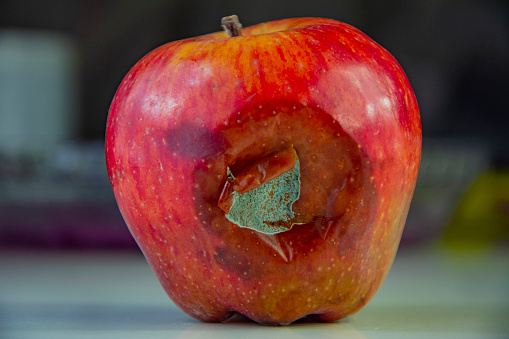
#> input picture backend/uploads/image.jpg, 509 x 339 px
$ python -i preprocessing.py   (imports and definitions only)
#> lines starting #> are read from the running program, lines starting #| are printed output that depends on the picture; after the words box and inside, x2 and y2 are one past the last pixel; in counts of white or black regions, pixels touching at a corner belong together; long printed decimals are rounded
import cv2
import numpy as np

def preprocess_image(image_path, debug=True):
    # Baca gambar
#> called with image_path = '../uploads/image.jpg', debug = True
    image = cv2.imread(image_path)
#> image is the input picture: shape (339, 509, 3); mean B, G, R 60.9, 68.8, 112.7
    if image is None:
        print("[ERROR] Gagal membaca gambar.")
        return None

    print(f"[INFO] Ukuran asli gambar: {image.shape}")
#| [INFO] Ukuran asli gambar: (339, 509, 3)

    # Resize
    image = cv2.resize(image, (100, 100))
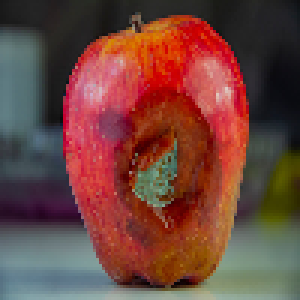
#> image: shape (100, 100, 3) (shown 3 times larger); mean B, G, R 60.7, 68.6, 112.6
    print(f"[INFO] Ukuran setelah resize: {image.shape}")
#| [INFO] Ukuran setelah resize: (100, 100, 3)

    if debug:
        cv2.imshow("Resized Image", image)
        cv2.waitKey(0)

    # Konversi ke grayscale
    gray = cv2.cvtColor(image, cv2.COLOR_BGR2GRAY)
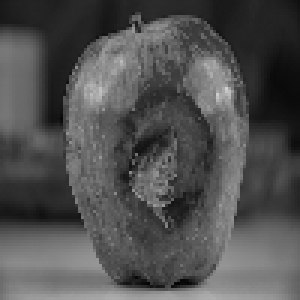
#> gray: shape (100, 100) (shown 3 times larger); min 4, max 208, mean 80.8
    print(f"[INFO] Gambar setelah konversi grayscale: {gray.shape}")
#| [INFO] Gambar setelah konversi grayscale: (100, 100)

    if debug:
        cv2.imshow("Grayscale Image", gray)
        cv2.waitKey(0)

    # Normalisasi piksel grayscale (0–255 → 0.0–1.0)
    gray_normalized = gray.astype("float32") / 255.0

    # Ambil 3 piksel untuk ditampilkan hasil normalisasinya
    contoh_piksel = gray[0:3, 0]
#> contoh_piksel = [24, 25, 25]
    contoh_norm = gray_normalized[0:3, 0]
#> contoh_norm = [0.0941, 0.098, 0.098]
    print("[INFO] Contoh normalisasi piksel (sebelum → sesudah):")
    for before, after in zip(contoh_piksel, contoh_norm):
        print(f"        {before} → {round(after, 3)}")
#> this loop made 3 passes
#> (before, after) on passes 1 to 3: (24, 0.0941), (25, 0.098), (25, 0.098)
#|         24 → 0.094
#|         25 → 0.098
#|         25 → 0.098

    # Optional: Gaussian blur (jika ingin mengurangi noise)
    blurred = cv2.GaussianBlur(gray, (3, 3), 0)

    # Optional: Threshold (jika ingin konversi ke biner)
    _, binary = cv2.threshold(blurred, 128, 255, cv2.THRESH_BINARY)
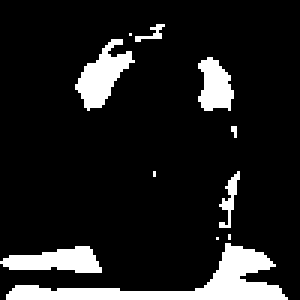
#> binary: shape (100, 100) (shown 3 times larger); 12.1% white; 11 white regions (5 under 20 px), largest, box (x1, y1, x2, y2) and area: (2, 81, 96, 100) 557, (25, 13, 45, 37) 221, (0, 82, 34, 91) 197, (66, 19, 78, 37) 152, (73, 57, 80, 76) 50, (45, 8, 55, 14) 22

    if debug:
        cv2.imshow("Binary Image", binary)
        cv2.waitKey(0)

    return gray_normalized  # atau return binary/blurred sesuai kebutuhan

>>> result = preprocess_image('../uploads/image.jpg')

$ run again, on backend/uploads/9_100.jpg
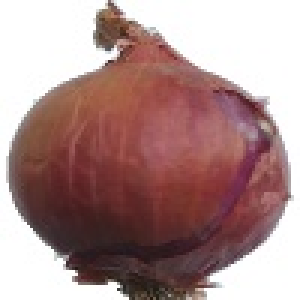
#> input picture backend/uploads/9_100.jpg, 100 x 100 px (shown 3 times larger)
#> in preprocess_image, image is the input picture: shape (100, 100, 3); mean B, G, R 141.6, 142.9, 173.1
#| [INFO] Ukuran asli gambar: (100, 100, 3)
#| [INFO] Ukuran setelah resize: (100, 100, 3)
#> in preprocess_image, `gray = cv2.cvtColor(image, cv2.COLOR_BGR2GRAY)`:
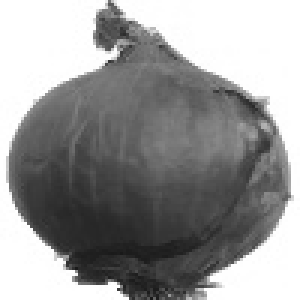
#> gray: shape (100, 100) (shown 3 times larger); min 25, max 255, mean 151.8
#| [INFO] Gambar setelah konversi grayscale: (100, 100)
#> contoh_piksel = [255, 255, 255]
#> contoh_norm = [1, 1, 1]
#> the loop in preprocess_image, `for before, after in zip(contoh_piksel, contoh_norm):` made 3 passes
#|         255 → 1.0
#|         255 → 1.0
#|         255 → 1.0
#> in preprocess_image, `_, binary = cv2.threshold(blurred, 128, 255, cv2.THRESH_BINARY)`:
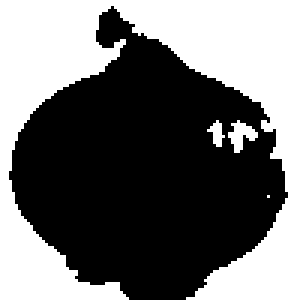
#> binary: shape (100, 100) (shown 3 times larger); 43.7% white; 4 white regions (1 under 20 px), largest, box (x1, y1, x2, y2) and area: (0, 0, 100, 100) 4287, (76, 40, 86, 51) 56, (69, 40, 75, 49) 28

$ run again, on backend/uploads/Apple_Braeburn_0.jpg
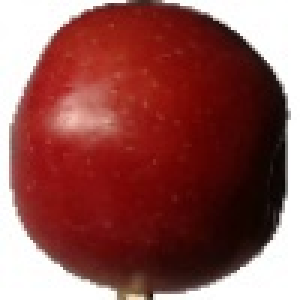
#> input picture backend/uploads/Apple_Braeburn_0.jpg, 100 x 100 px (shown 3 times larger)
#> in preprocess_image, image is the input picture: shape (100, 100, 3); mean B, G, R 81.7, 84.8, 144.7
#| [INFO] Ukuran asli gambar: (100, 100, 3)
#| [INFO] Ukuran setelah resize: (100, 100, 3)
#> in preprocess_image, `gray = cv2.cvtColor(image, cv2.COLOR_BGR2GRAY)`:
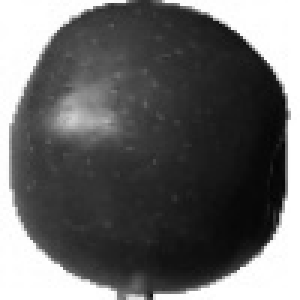
#> gray: shape (100, 100) (shown 3 times larger); min 3, max 255, mean 102.4
#| [INFO] Gambar setelah konversi grayscale: (100, 100)
#> contoh_piksel = [255, 255, 255]
#> contoh_norm = [1, 1, 1]
#> the loop in preprocess_image, `for before, after in zip(contoh_piksel, contoh_norm):` made 3 passes
#|         255 → 1.0
#|         255 → 1.0
#|         255 → 1.0
#> in preprocess_image, `_, binary = cv2.threshold(blurred, 128, 255, cv2.THRESH_BINARY)`:
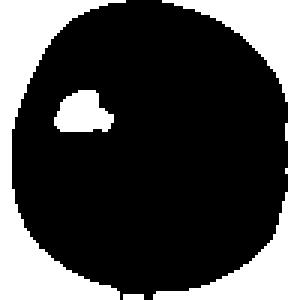
#> binary: shape (100, 100) (shown 3 times larger); 28.9% white; 4 white regions (1 under 20 px), largest, box (x1, y1, x2, y2) and area: (0, 0, 42, 100) 1349, (51, 0, 100, 100) 1327, (18, 30, 38, 44) 205

$ run again, on backend/uploads/Apple_Braeburn_1.jpg
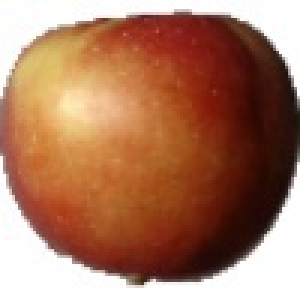
#> input picture backend/uploads/Apple_Braeburn_1.jpg, 100 x 100 px (shown 3 times larger)
#> in preprocess_image, image is the input picture: shape (100, 100, 3); mean B, G, R 96.4, 121.4, 170.8
#| [INFO] Ukuran asli gambar: (100, 100, 3)
#| [INFO] Ukuran setelah resize: (100, 100, 3)
#> in preprocess_image, `gray = cv2.cvtColor(image, cv2.COLOR_BGR2GRAY)`:
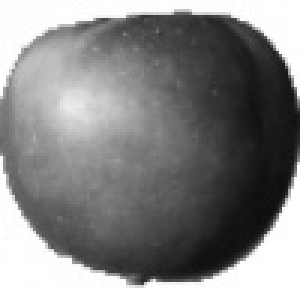
#> gray: shape (100, 100) (shown 3 times larger); min 13, max 255, mean 133.4
#| [INFO] Gambar setelah konversi grayscale: (100, 100)
#> contoh_piksel = [254, 254, 255]
#> contoh_norm = [0.996, 0.996, 1]
#> the loop in preprocess_image, `for before, after in zip(contoh_piksel, contoh_norm):` made 3 passes
#> (before, after) on passes 1 to 3: (254, 0.996), (254, 0.996), (255, 1)
#> (printed output is left out)
#> in preprocess_image, `_, binary = cv2.threshold(blurred, 128, 255, cv2.THRESH_BINARY)`:
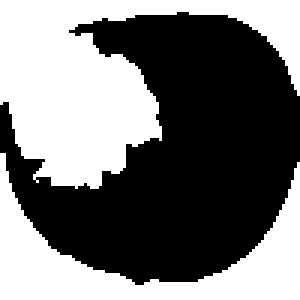
#> binary: shape (100, 100) (shown 3 times larger); 45.8% white; 2 white regions, box (x1, y1, x2, y2) and area: (0, 0, 100, 63) 2965, (0, 51, 100, 100) 1616
